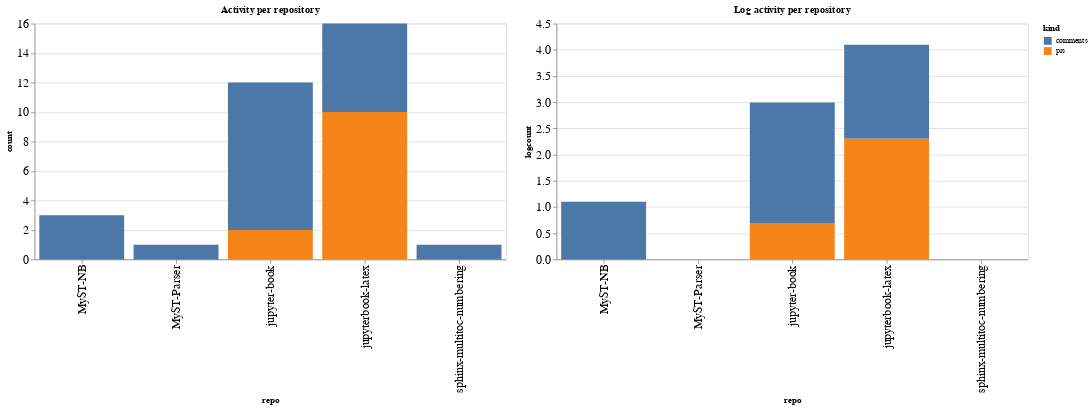

Notebook code cell kept with this figure:
### Code cell
ch1 = alt.Chart(repo_summaries, width=600, title="Activity per repository").mark_bar().encode(
    x='repo',
    y='count',
    color='kind',
    tooltip="kind"
)

ch2 = alt.Chart(repo_summaries, width=600, title="Log activity per repository").mark_bar().encode(
    x='repo',
    y='logcount',
    color='kind',
    tooltip="kind"
)

ch1 | ch2

### Figure 1 — Vega-Lite specification as saved in the notebook (floating-point values rounded to 4 significant figures)
{"config": {"axisLeft": {"labelFontSize": 15}, "axisBottom": {"labelFontSize": 15}}, "hconcat": [{"mark": "bar", "encoding": {"color": {"type": "nominal", "field": "kind"}, "tooltip": {"type": "nominal", "field": "kind"}, "x": {"type": "nominal", "field": "repo"}, "y": {"type": "quantitative", "field": "count"}}, "title": "Activity per repository", "width": 600}, {"mark": "bar", "encoding": {"color": {"type": "nominal", "field": "kind"}, "tooltip": {"type": "nominal", "field": "kind"}, "x": {"type": "nominal", "field": "repo"}, "y": {"type": "quantitative", "field": "logcount"}}, "title": "Log activity per repository", "width": 600}], "data": {"name": "data-ed2508009064672b7e9d27c973f8412a"}, "$schema": "https://vega.github.io/schema/vega-lite/v4.8.1.json", "datasets": {"data-ed2508009064672b7e9d27c973f8412a": [{"repo": "MyST-NB", "kind": "comments", "count": 3, "logcount": 1.099}, {"repo": "MyST-Parser", "kind": "comments", "count": 1, "logcount": 0.0}, {"repo": "jupyter-book", "kind": "comments", "count": 10, "logcount": 2.303}, {"repo": "jupyter-book", "kind": "prs", "count": 2, "logcount": 0.6931}, {"repo": "jupyterbook-latex", "kind": "comments", "count": 6, "logcount": 1.792}, {"repo": "jupyterbook-latex", "kind": "prs", "count": 10, "logcount": 2.303}, {"repo": "sphinx-multitoc-numbering", "kind": "comments", "count": 1, "logcount": 0.0}]}}
